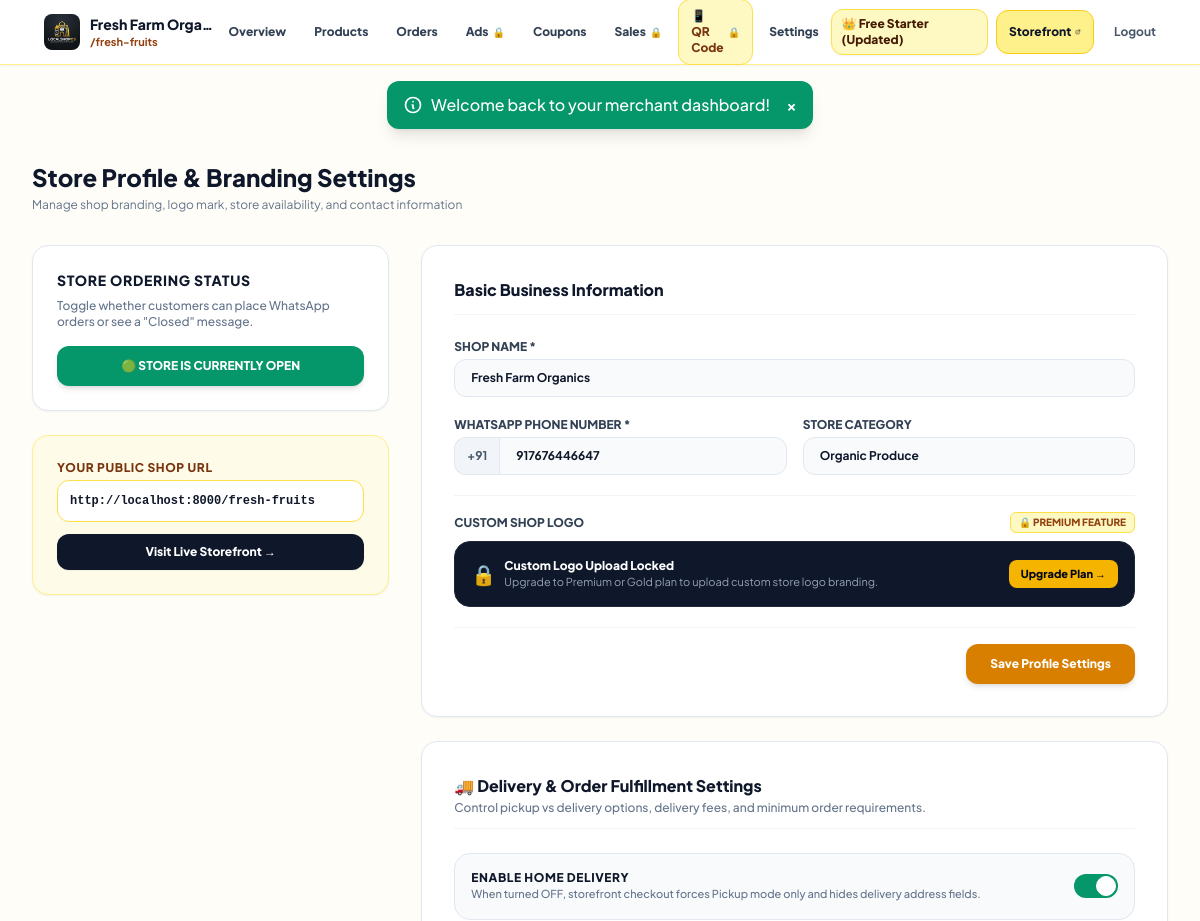
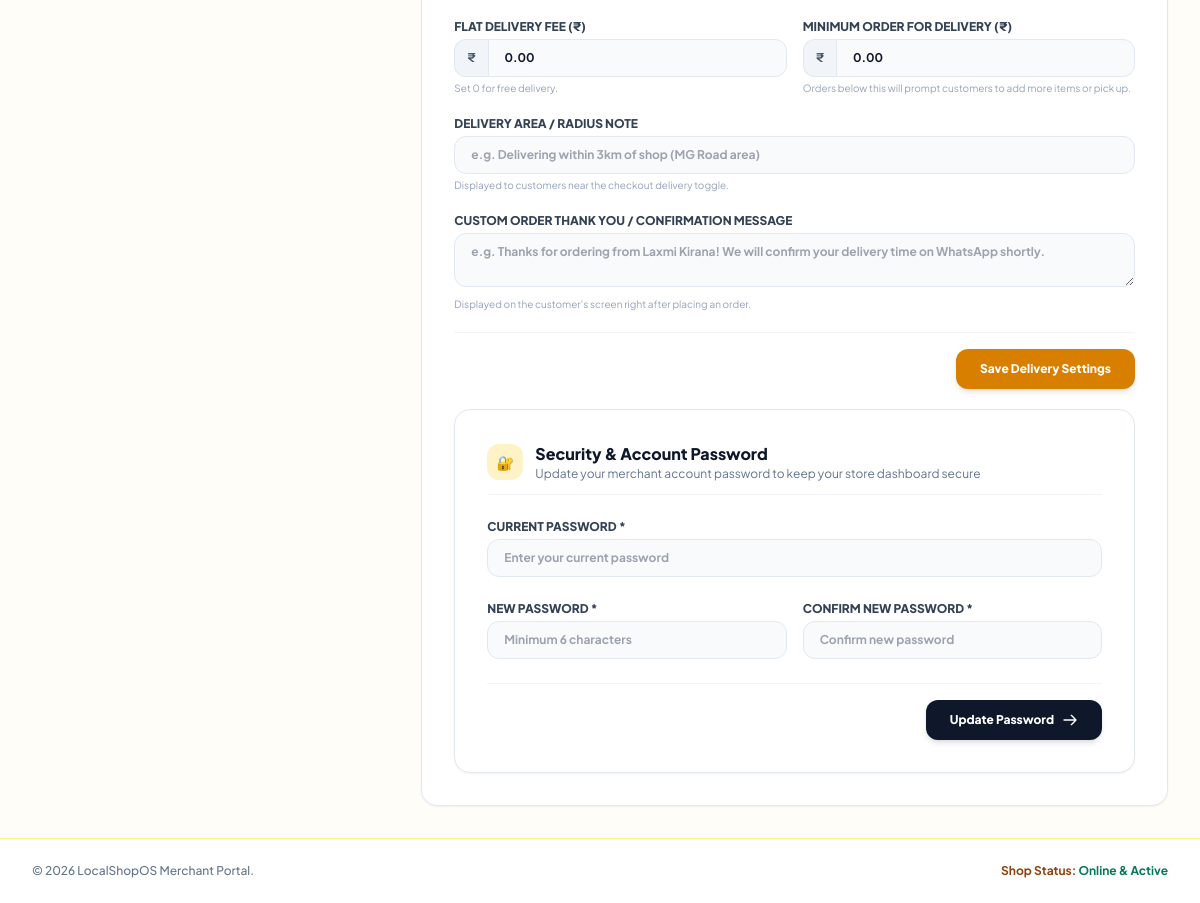
Screenshot of /dashboard/settings.php (signed in) with the database file from the repository (2 pictures, top to bottom).
### tables this page shows
CREATE TABLE `tenants` (
  `id` int(11) NOT NULL AUTO_INCREMENT,
  `shop_name` varchar(255) NOT NULL,
  `subdomain` varchar(100) NOT NULL,
  `whatsapp_number` varchar(20) NOT NULL,
  `category` varchar(100) DEFAULT 'General Store',
  `logo_url` varchar(550) DEFAULT NULL,
  `product_limit` int(11) DEFAULT 30,
  `plan_status` varchar(20) DEFAULT 'trial',
  `trial_ends_at` datetime DEFAULT NULL,
  `plan_id` int(11) DEFAULT NULL,
  `is_open` tinyint(1) DEFAULT 1,
  `last_login_at` datetime DEFAULT NULL,
  `delivery_enabled` tinyint(1) DEFAULT 1,
  `delivery_fee` decimal(10,2) DEFAULT 0.00,
  `min_delivery_order` decimal(10,2) DEFAULT 0.00,
  `delivery_area_note` varchar(255) DEFAULT NULL,
  `order_thank_you_msg` text DEFAULT NULL,
  `created_at` datetime DEFAULT current_timestamp(),
  PRIMARY KEY (`id`),
  UNIQUE KEY `subdomain` (`subdomain`),
  KEY `subdomain_2` (`subdomain`),
  KEY `plan_status` (`plan_status`),
  KEY `plan_id` (`plan_id`),
  CONSTRAINT `tenants_ibfk_1` FOREIGN KEY (`plan_id`) REFERENCES `plans` (`id`) ON DELETE SET NULL
);

CREATE TABLE `plans` (
  `id` int(11) NOT NULL AUTO_INCREMENT,
  `name` varchar(255) NOT NULL,
  `price` decimal(10,2) DEFAULT 0.00,
  `billing_period` varchar(50) DEFAULT 'monthly',
  `product_limit` int(11) DEFAULT 30,
  `is_default` tinyint(1) DEFAULT 0,
  `created_at` datetime DEFAULT current_timestamp(),
  PRIMARY KEY (`id`)
);

### dashboard/settings.php (the view, shortened to what the rows shown need)
<?php
require_once __DIR__ . '/header.php';
$stmt = $pdo->prepare("SELECT * FROM tenants WHERE id = ?");
$stmt->execute([$tenantId]);
$tenant = $stmt->fetch();
?>
<div class="mb-8 flex flex-col md:flex-row md:items-center justify-between gap-4">
  <div>
    <h1 class="text-2xl font-black text-slate-900">Store Profile & Branding Settings</h1>
  </div>
</div>
<div class="grid grid-cols-1 lg:grid-cols-3 gap-8">
  <div class="space-y-6">
    <div class="app-card p-6 rounded-2xl bg-brand-50 border border-brand-200 shadow-sm">
      <h3 class="text-xs font-black text-amber-900 uppercase tracking-wider mb-1">Your Public Shop URL</h3>
      <div class="bg-white p-3 rounded-xl border border-brand-300 font-mono text-xs text-slate-900 font-bold mb-3 truncate">
        http://localhost:8000/<?= htmlspecialchars($tenant['subdomain']) ?>
      </div>
      <a href="/<?=  urlencode($tenant['subdomain']) ?>" target="_blank"
         class="w-full py-2.5 bg-slate-900 hover:bg-slate-800 text-white font-black text-xs rounded-xl shadow-sm flex items-center justify-center space-x-1">
        <span>Visit Live Storefront &rarr;</span>
      </a>
    </div>
  </div>
  <div class="lg:col-span-2">
    <div class="app-card p-6 sm:p-8 rounded-2xl bg-white border border-slate-200 shadow-sm space-y-6">
      <form method="POST" action="/dashboard/settings.php" enctype="multipart/form-data" data-no-ajax class="space-y-5">
        <div>
          <label class="block text-xs font-black uppercase text-slate-700 mb-1">Shop Name *</label>
          <input type="text" name="shop_name" value="<?= htmlspecialchars($tenant['shop_name']) ?>" required
                 class="w-full px-4 py-2.5 bg-slate-50 border border-slate-200 rounded-xl text-xs font-bold text-slate-900">
        </div>
        <div class="grid grid-cols-1 sm:grid-cols-2 gap-4">
          <div>
            <div class="flex">
              <span class="inline-flex items-center px-3 rounded-l-xl border border-r-0 border-slate-200 bg-slate-100 text-xs font-bold text-slate-600">+91</span>
              <input type="text" name="whatsapp_number" value="<?= htmlspecialchars($tenant['whatsapp_number']) ?>" required
                     class="w-full px-4 py-2.5 bg-slate-50 border border-slate-200 rounded-r-xl text-xs font-bold text-slate-900">
            </div>
          </div>
          <div>
            <label class="block text-xs font-black uppercase text-slate-700 mb-1">Store Category</label>
            <input type="text" name="category" value="<?= htmlspecialchars($tenant['category']) ?>" placeholder="e.g. Kirana & Grocery"
                   class="w-full px-4 py-2.5 bg-slate-50 border border-slate-200 rounded-xl text-xs font-bold text-slate-900">
          </div>
        </div>
      </form>
    </div>
    <div class="app-card p-6 sm:p-8 rounded-2xl bg-white border border-slate-200 shadow-sm space-y-6 mt-6">
      <form method="POST" action="/dashboard/settings.php" data-no-ajax class="space-y-5">
        <div class="grid grid-cols-1 sm:grid-cols-2 gap-4">
          <div>
            <div class="flex">
              <span class="inline-flex items-center px-3 rounded-l-xl border border-r-0 border-slate-200 bg-slate-100 text-xs font-bold text-slate-600">₹</span>
              <input type="number" step="0.01" min="0" name="delivery_fee" value="<?= htmlspecialchars($tenant['delivery_fee'] ?? '0.00') ?>"
                     class="w-full px-4 py-2.5 bg-slate-50 border border-slate-200 rounded-r-xl text-xs font-bold text-slate-900" placeholder="0.00 (Free)">
            </div>
          </div>
          <div>
            <div class="flex">
              <span class="inline-flex items-center px-3 rounded-l-xl border border-r-0 border-slate-200 bg-slate-100 text-xs font-bold text-slate-600">₹</span>
              <input type="number" step="0.01" min="0" name="min_delivery_order" value="<?= htmlspecialchars($tenant['min_delivery_order'] ?? '0.00') ?>"
                     class="w-full px-4 py-2.5 bg-slate-50 border border-slate-200 rounded-r-xl text-xs font-bold text-slate-900" placeholder="e.g. 200.00">
            </div>
          </div>
        </div>
  </div>
</div>
<?php require_once __DIR__ . '/footer.php'; ?>

### dashboard/header.php (shortened to what the rows shown need)
<?php
$tenantId  = get_logged_tenant_id();
$shopName  = $_SESSION['shop_name'] ?? 'My Shop';
$pdo = getDBConnection();
$tenantCheckStmt = $pdo->prepare("SELECT t.*, p.name as plan_name FROM tenants t LEFT JOIN plans p ON t.plan_id = p.id WHERE t.id = ?");
$tenantCheckStmt->execute([$tenantId]);
$tenantInfo = $tenantCheckStmt->fetch();
$planName   = $tenantInfo && !empty($tenantInfo['plan_name']) ? $tenantInfo['plan_name'] : 'Starter Free';
?>
<!DOCTYPE html>
<html lang="en" class="h-full font-sans antialiased bg-[#FFFDF7] text-slate-900">
<head>
    <script src="https://cdn.tailwindcss.com"></script>
</head>
<body class="min-h-full flex flex-col justify-between bg-[#FFFDF7] text-slate-900 overflow-x-hidden">
<header class="sticky top-0 z-40 app-nav shadow-sm">
  <div class="max-w-7xl mx-auto px-4 sm:px-6 lg:px-8">
    <div class="flex items-center justify-between h-16">
      <div class="flex items-center space-x-3">
        <a href="/dashboard/index.php" class="flex items-center space-x-2.5">
          <div class="truncate max-w-[130px] sm:max-w-xs">
            <h1 class="font-black text-xs sm:text-sm text-slate-900 leading-tight flex items-center gap-1.5 truncate">
              <span class="truncate"><?= htmlspecialchars($shopName) ?></span>
            </h1>
          </div>
        </a>
      </div>
      <div class="flex items-center space-x-2">
        <a href="/dashboard/plans.php" class="px-2.5 py-1.5 bg-brand-100 hover:bg-brand-200 border border-brand-300 text-amber-950 rounded-xl text-[11px] sm:text-xs font-black transition-all flex items-center space-x-1 shadow-sm">
          <span>👑 <?= htmlspecialchars($planName) ?></span>
        </a>
      </div>
    </div>
  </div>
</header>
<main class="max-w-7xl mx-auto px-4 sm:px-6 lg:px-8 py-6 sm:py-8 flex-1 w-full">

### rows the page displays
tenants: plan.name "Free Starter (Updated)", subdomain "fresh-fruits", shop_name "Fresh Farm Organics", whatsapp_number "917676446647", category "Organic Produce", delivery_fee "0.00", min_delivery_order "0.00"

### other values shown
$shopName "Fresh Farm Orga…"
$subdomain "fresh-fruits"
$flash['message'] "Welcome back to your merchant dashboard!"
